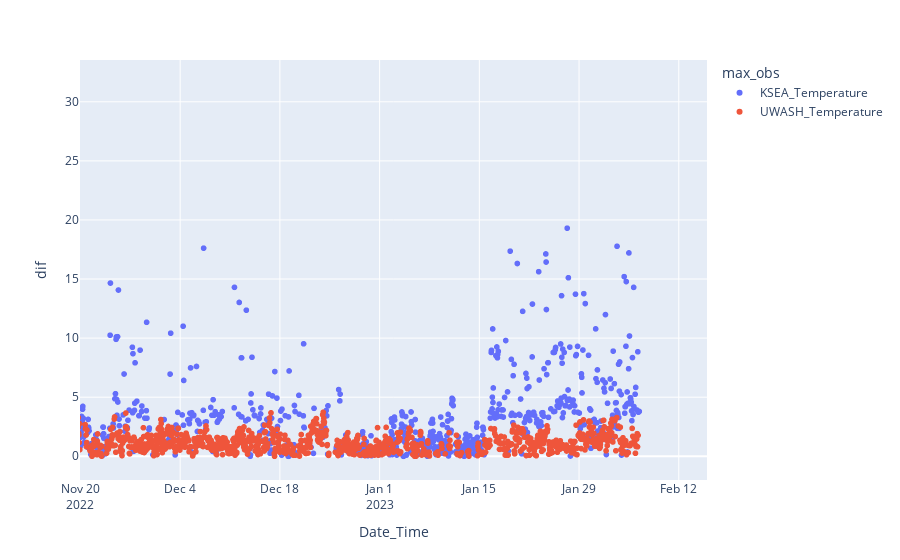

Notebook code for this chart:
### Code cell
# Create your plot
import plotly.express as px
px.scatter( hr_df, x='Date_Time', y='dif', color='max_obs')

### Figure 1 — Plotly figure (JSON) as saved in the notebook; plotly's stock layout.template omitted (floating-point values rounded to 4 significant figures; data arrays with more than 128 entries replaced by an {"elided": "..."} marker saying what was removed)
{"data": [{"hovertemplate": "max_obs=KSEA_Temperature<br>Date_Time=%{x}<br>dif=%{y}<extra></extra>", "legendgroup": "KSEA_Temperature", "marker": {"color": "#636efa", "symbol": "circle"}, "mode": "markers", "name": "KSEA_Temperature", "showlegend": true, "type": "scattergl", "x": {"elided": "7227 str values"}, "xaxis": "x", "y": {"elided": "7227 float values"}, "yaxis": "y"}, {"hovertemplate": "max_obs=UWASH_Temperature<br>Date_Time=%{x}<br>dif=%{y}<extra></extra>", "legendgroup": "UWASH_Temperature", "marker": {"color": "#EF553B", "symbol": "circle"}, "mode": "markers", "name": "UWASH_Temperature", "showlegend": true, "type": "scattergl", "x": {"elided": "11901 str values"}, "xaxis": "x", "y": {"elided": "11901 float values"}, "yaxis": "y"}], "layout": {"autosize": true, "legend": {"title": {"text": "max_obs"}, "tracegroupgap": 0}, "margin": {"t": 60}, "xaxis": {"anchor": "y", "autorange": false, "domain": [0, 1], "range": ["2022-11-19 22:29:07.2761", "2023-02-15 23:07:48.4701"], "title": {"text": "Date_Time"}, "type": "date"}, "yaxis": {"anchor": "x", "autorange": false, "domain": [0, 1], "range": [-2.007, 33.54], "title": {"text": "dif"}, "type": "linear"}}}
